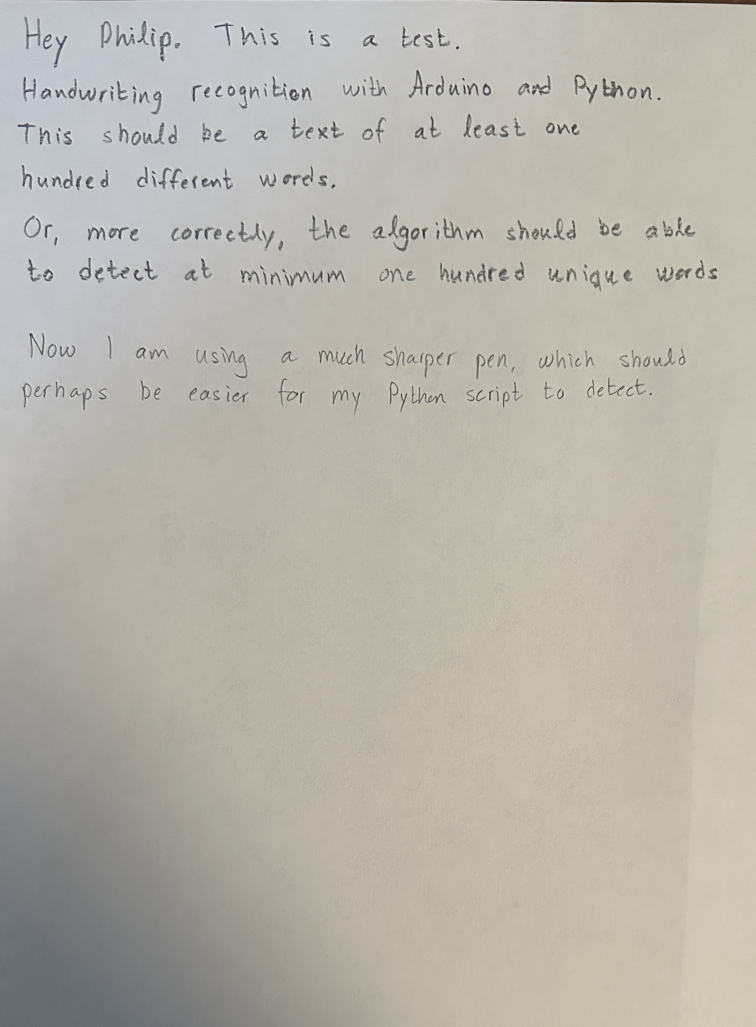
#> input picture data/input/images/test4.jpg, 2268 x 3079 px (shown at 1/3 size)
$ python script.py   (older library calls are emulated)
#> lines starting #> are read from the running program, lines starting #| are printed output that depends on the picture; after the words box and inside, x2 and y2 are one past the last pixel; in counts of white or black regions, pixels touching at a corner belong together
### data_collection.py
import cv2
import numpy as np
import os

def show_image(image, title):
    #resized_img = cv2.resize(image, size)
    cv2.imshow(title, image)

def save_image(image, filename):
    cv2.imwrite('data/output/images/processing/' + filename + '.jpg', image)

def clear_dir(path):
#> in detect_chars, image is the input picture: shape (3079, 2268, 3); mean B, G, R 171.4, 180.2, 184
    for file in os.listdir(path):
        if os.path.isfile(os.path.join(path, file)):
            os.remove(os.path.join(path, file))

def process(image, kernel_size, iter):
#> called with kernel_size = (8, 2), iter = 2
    assert(np.shape(kernel_size) == (2,))
    #im = cv2.resize(image,None,fx=4, fy=4, interpolation = cv2.INTER_CUBIC)
    # To grayscale
    gray = cv2.cvtColor(image, cv2.COLOR_BGR2GRAY)
    blur = cv2.medianBlur(gray, 5)
    norm_img = cv2.normalize(gray,None, alpha=0, beta=255, norm_type=cv2.NORM_MINMAX, dtype=cv2.CV_8UC1)
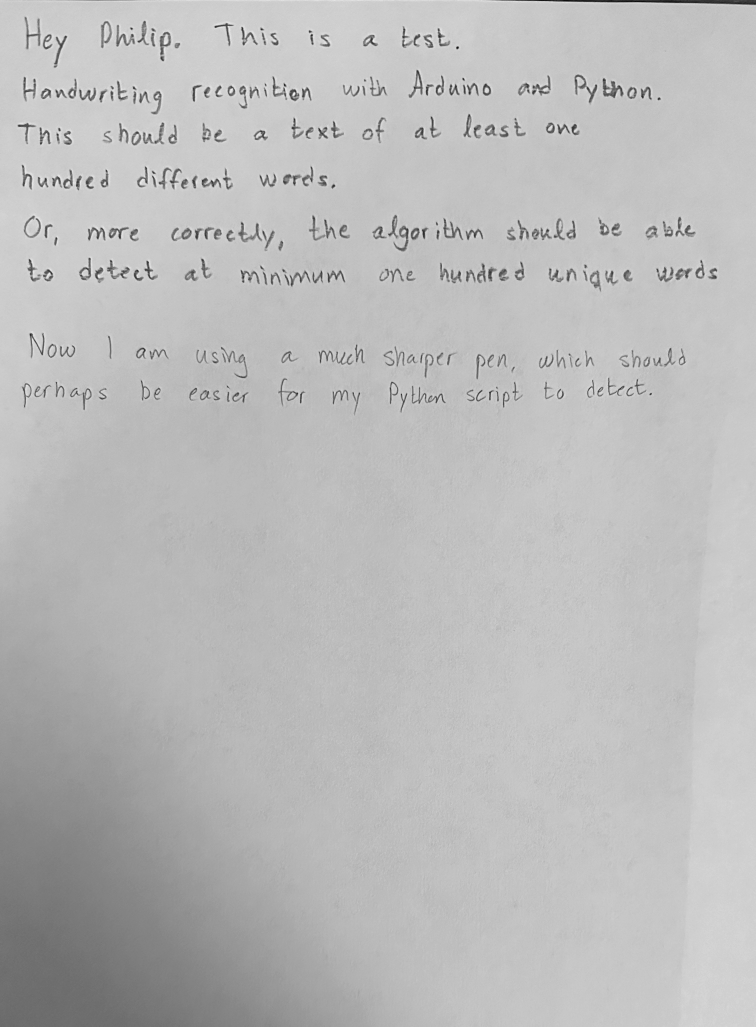
#> norm_img: shape (3079, 2268) (shown at 1/3 size); min 0, max 255, mean 186.6
    #binary
    _,thresh = cv2.threshold(norm_img,127,255,cv2.THRESH_BINARY_INV)
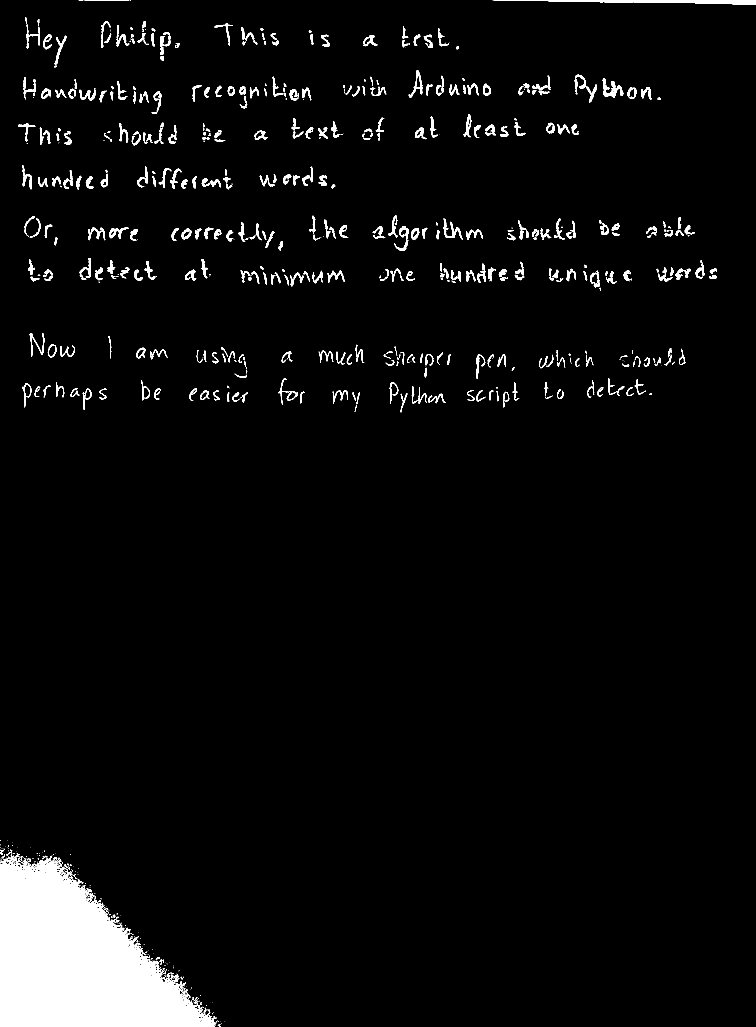
#> thresh: shape (3079, 2268) (shown at 1/3 size); 4.3% white; 829 white regions (351 under 20 px), largest, box (x1, y1, x2, y2) and area: (0, 2562, 647, 3079) 197457, (1480, 0, 2268, 15) 5520, (1808, 235, 1870, 294) 1414

    #dilation
    kernel = np.ones(kernel_size, np.uint8)
    img_dilation = cv2.dilate(thresh, kernel, iterations=iter)
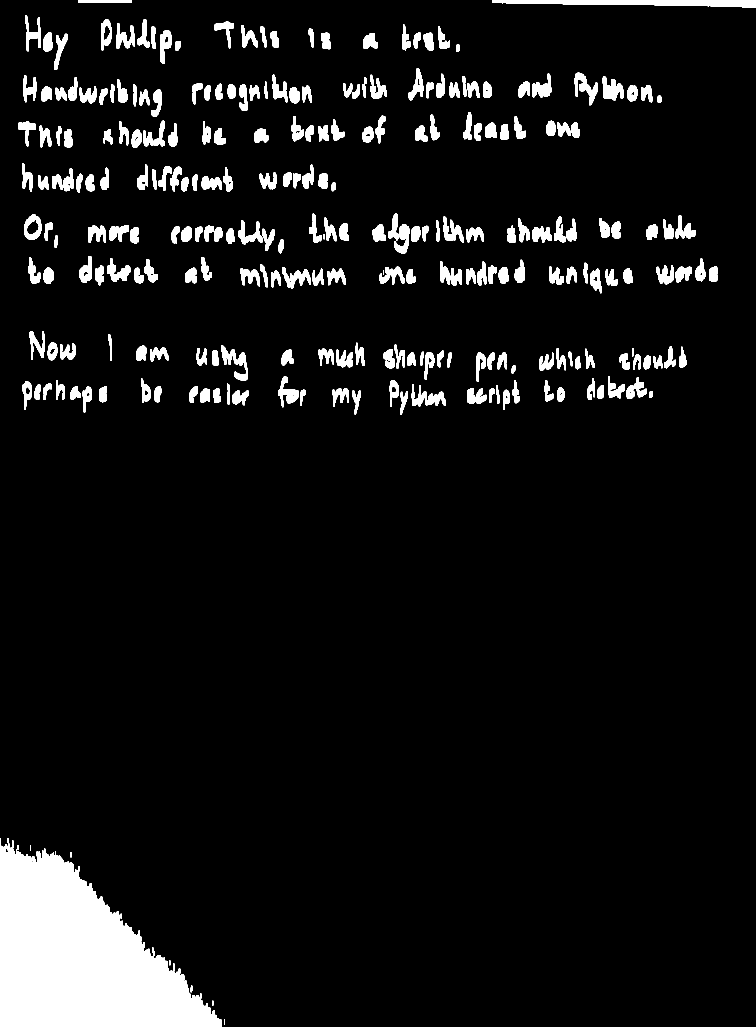
#> img_dilation: shape (3079, 2268) (shown at 1/3 size); 7.4% white; 284 white regions

    #find contours
    ctrs, hier = cv2.findContours(img_dilation.copy(), cv2.RETR_EXTERNAL, cv2.CHAIN_APPROX_SIMPLE)
#> ctrs = 284 contours; largest, box (x1, y1, x2, y2) and area: (0, 2514, 666, 3079) 219014, (1478, 0, 2268, 23) 11055, (1808, 229, 1872, 302) 2657, (1724, 218, 1793, 316) 2630, (835, 1130, 896, 1222) 2174
    return gray, norm_img, thresh, img_dilation, ctrs


def sub_roi(roi, index, char_path):
    gray, norm_img, thresh, img_dilation, ctrs = process(roi, (1,5), iter=1)
    sorted_ctrs = sorted(ctrs, key=lambda ctr: cv2.boundingRect(ctr)[0])

    for i, ctr in enumerate(sorted_ctrs):
        x,y,w,h = cv2.boundingRect(ctr)
        area = cv2.contourArea(ctr)
        print(f"Sub ROI {index+i}")
        if area > 200:
            sub_roi = roi[y:y+h, x:x+w]
            cv2.rectangle(roi, (x,y), (x+w,y+h), (250,10,90), 2)
            name = char_path + '/subROI_' + str(index+i) + '.jpg'
            cv2.imwrite(name, sub_roi)

def detect_chars(input_image_path, store_path):
    assert(isinstance(store_path, str))
    assert(isinstance(input_image_path, str))

    char_path = os.path.join(store_path, 'chars')
    clear_dir(char_path)

    # Desired image size
    size = (1920,1080)
    image = cv2.imread(input_image_path)
    # Process input image
    gray, norm_img, thresh, img_dilation, ctrs = process(image, (8,2), iter=2)
    sorted_ctrs = sorted(ctrs, key=lambda ctr: cv2.boundingRect(ctr)[0])
#> sorted_ctrs has the same summary as ctrs in process

    for i, ctr in enumerate(sorted_ctrs):
        # Get bounding box
        x,y,w,h = cv2.boundingRect(ctr)
        # Getting ROI
        roi = image[y:y+h, x:x+w]
        area = cv2.contourArea(ctr)
        # Avoid noise and small ROIs
        if area > 250:
            print(f"{i}: area={area}, width={w}")
            if w > 65:
                # Process sub-ROI image
                #cv2.imshow('roi_{}'.format(i), roi)
                sub_roi(roi, i, char_path)

            else:
                # Draw rectangles in image for ROIs
                color = (90,0,255)
                #w = int(np.round(w*0.8))
                cv2.rectangle(image, (x,y), (x+w, y+h), color, 2)
                # Save ROI as image
                filename = char_path + '/ROI_' + str(i) + '.jpg'
                cv2.imwrite(filename, roi)
#> this loop made 284 passes
#> (x, y, w, h, area, filename) on passes 4, 5, 6, 7, 8, 9, 10, 11, 12, 14: (54, 364, 54, 75, 1374, 'data/output/images/chars/ROI_3.jpg'), (66, 490, 32, 86, 1246, 'data/output/images/chars/ROI_4.jpg'), (68, 1144, 28, 86, 1351, 'data/output/images/chars/ROI_5.jpg'), (70, 226, 39, 81, 1380, 'data/output/images/chars/ROI_6.jpg'), (72, 642, 34, 76, 930, 'data/output/images/chars/ROI_7.jpg'), (75, 46, 47, 108, 1679, 'data/output/images/chars/ROI_8.jpg'), (84, 771, 39, 81, 1395.5, 'data/output/images/chars/ROI_9.jpg'), (89, 994, 46, 85, 1549.5, 'data/output/images/chars/ROI_10.jpg'), (89, 649, 35, 71, 931.5, 'data/output/images/chars/ROI_11.jpg'), (104, 1154, 19, 45, 617, 'data/output/images/chars/ROI_13.jpg')
#> (x, y, w, h, area) on pass 107: (644, 64, 57, 81, 1429.5)
#> (printed output is left out)
#> pass 1, in detect_chars, `roi = image[y:y+h, x:x+w]`:
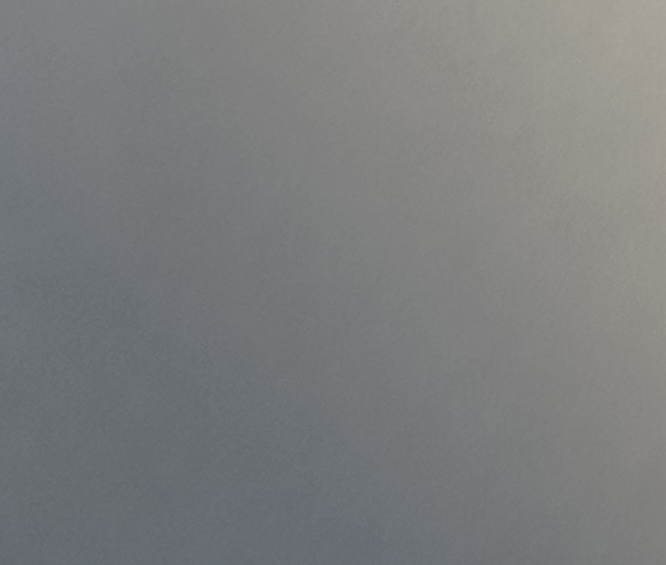
#> roi: shape (565, 666, 3); mean B, G, R 125.7, 125.3, 123.6
#> pass 1, in process (call 2), `norm_img = cv2.normalize(gray,None, alpha=0, beta=255, norm_type=cv2.N..`:
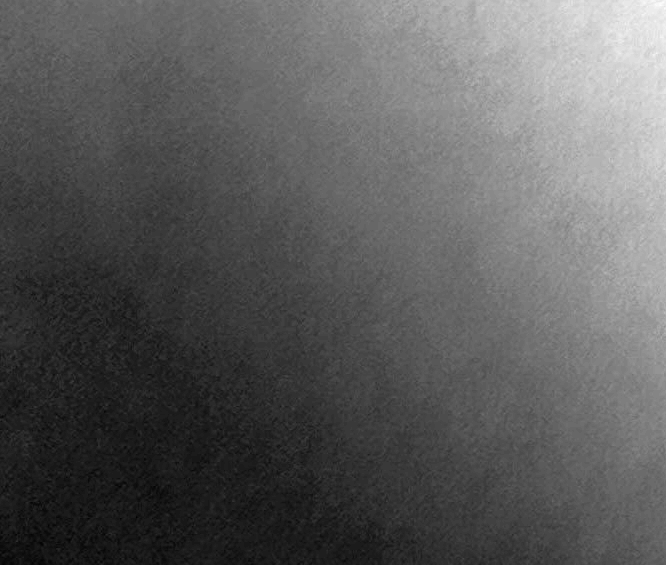
#> norm_img: shape (565, 666); min 0, max 255, mean 90.9
#> after the loop:
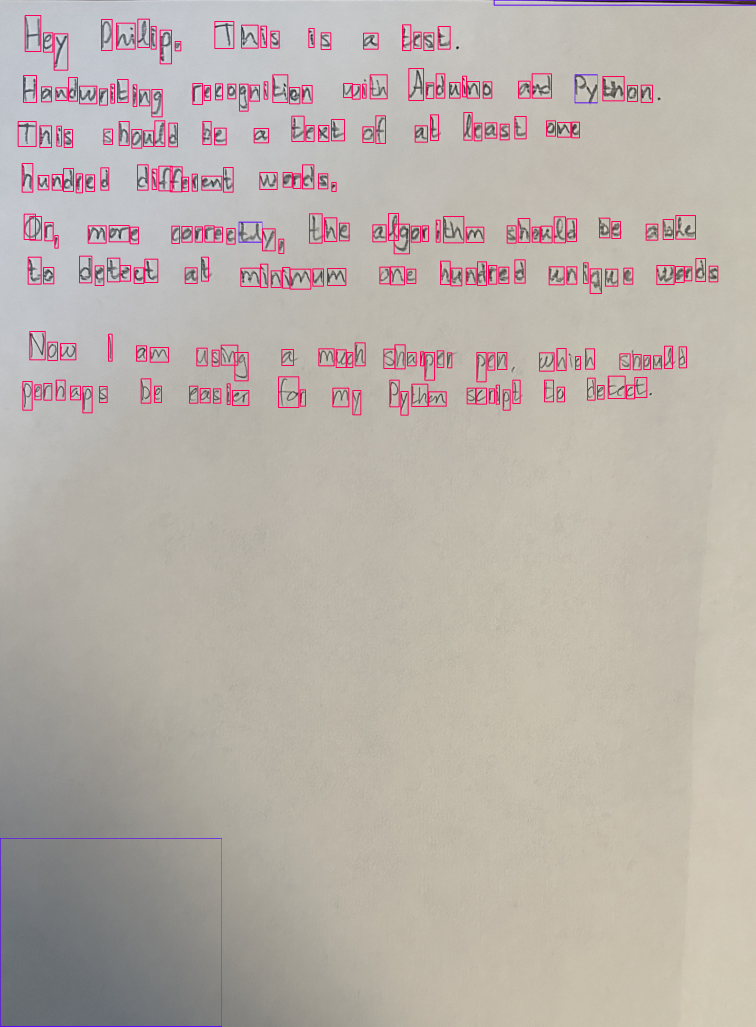
#> image: shape (3079, 2268, 3) (shown at 1/3 size); mean B, G, R 169.8, 176.5, 185.2
#> after the loop:
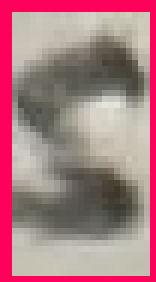
#> roi: shape (47, 26, 3) (shown 6 times larger); mean B, G, R 130.7, 124.2, 171

    # [5 lines of commented-out code are left out]
    show_image(image, 'Result')

    ## save images
    save_image(gray, 'Grayscale')
    save_image(norm_img, 'Norm')
    save_image(thresh, 'Binary')
    save_image(img_dilation, 'Dilation_with_kernel')
    save_image(image, 'Result')

    cv2.waitKey(0)

### script.py
from data_collection import detect_chars
from collection_class import DataCollection

## Data Collection
detect_chars('data/input/images/test4.jpg', 'data/output/images')

## If it is better to use a class, then go with
# dc = DataCollection('data/input/images/test.jpg', 'data/output/images')
# dc.detect_chars()
